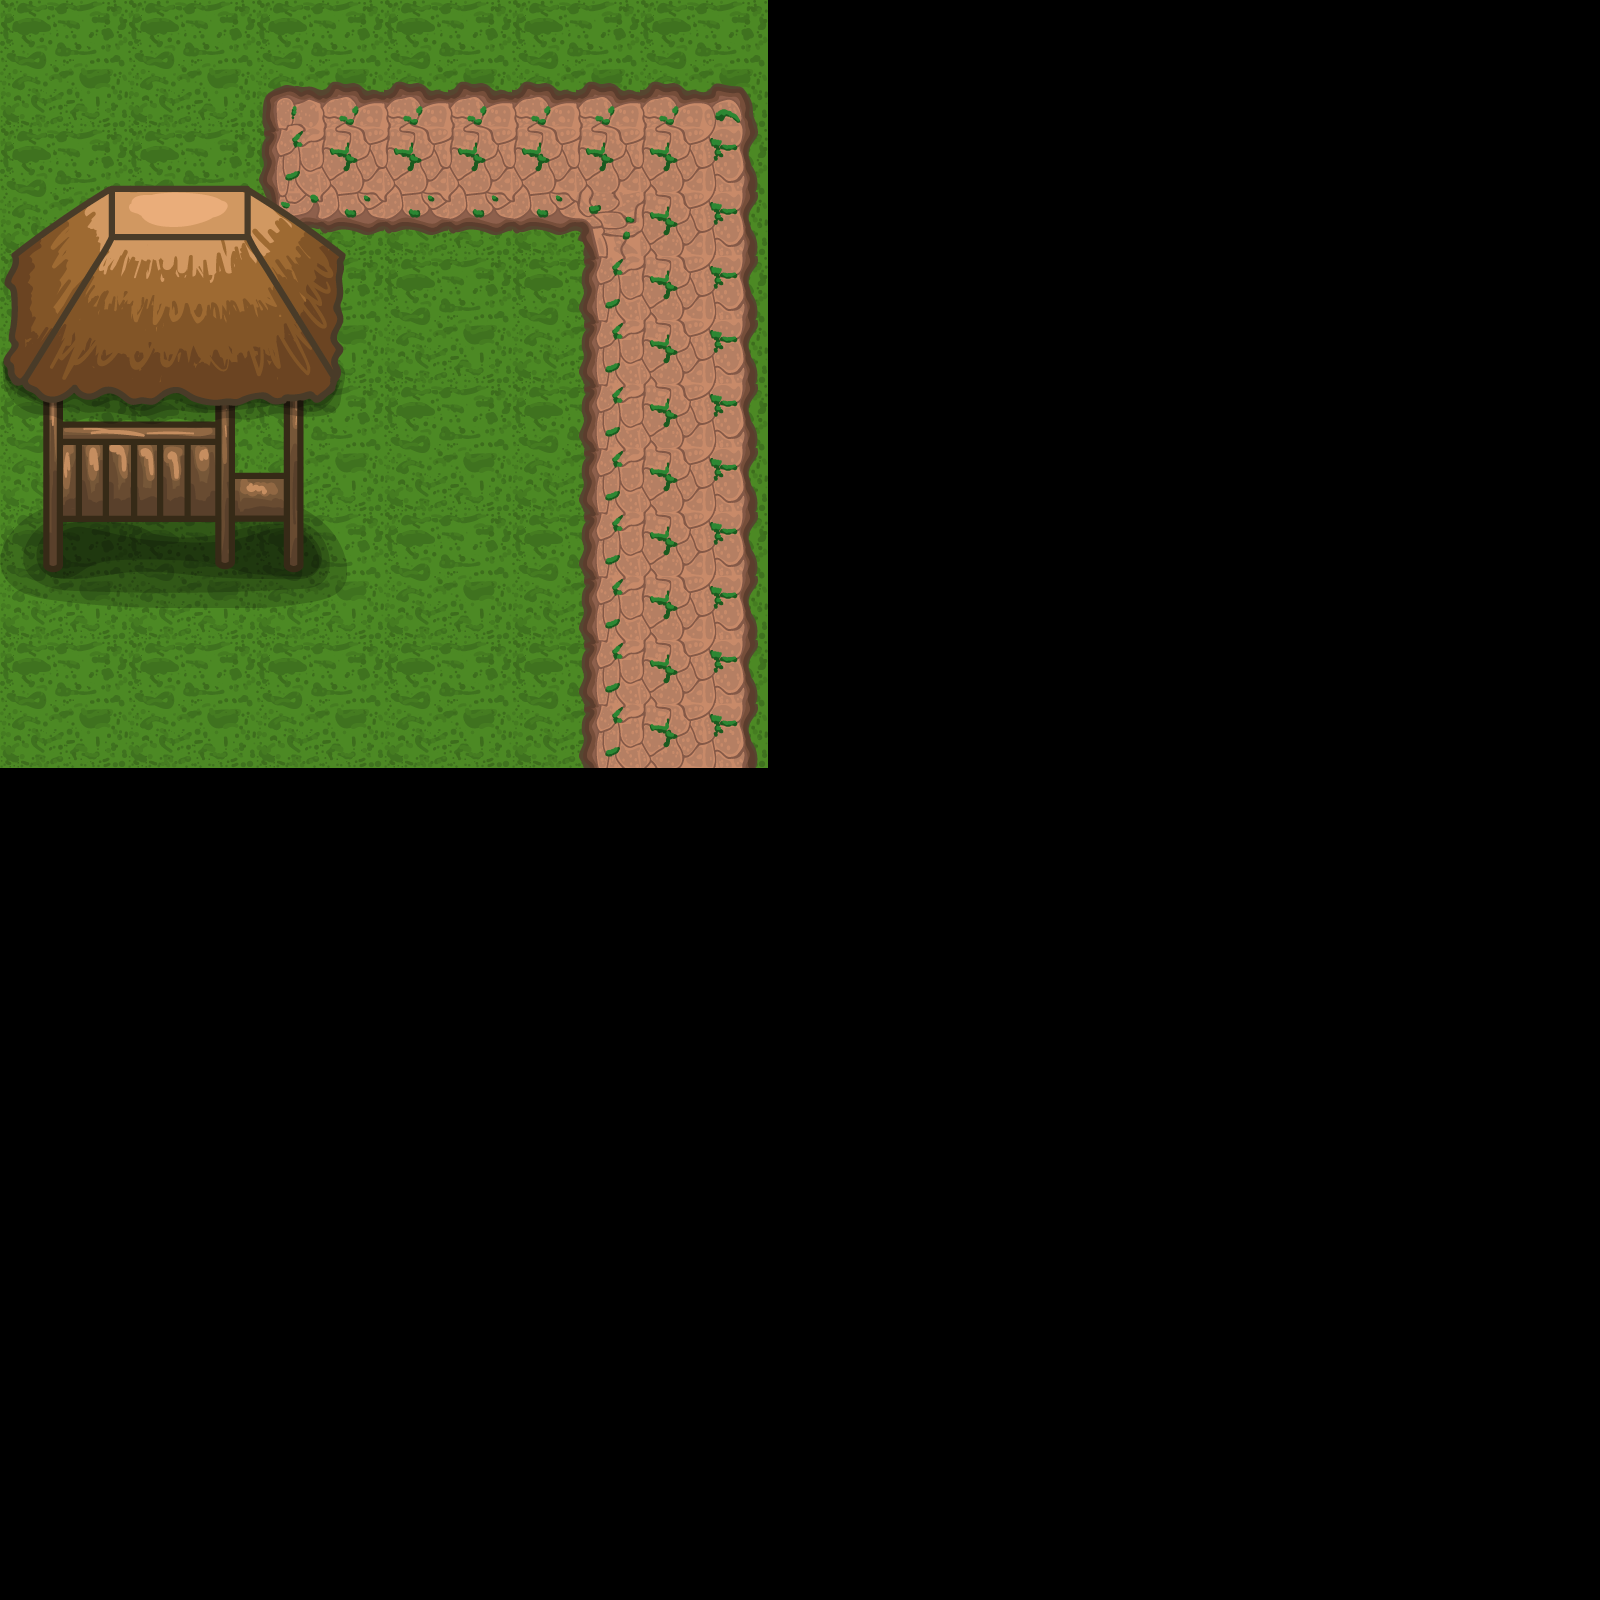

Rendered tile map (Tiled .tmx) drawn with the repository's tilesets; below, a short description and the map source with its tile grids summarised:
An orthogonal 50x50 tile map with 32x32 px tiles, 3 tile layers (Ground, Road, Building), 3 tilesets.

<map version="1.5" tiledversion="1.7.2" orientation="orthogonal" renderorder="right-down" width="50" height="50" tilewidth="32" tileheight="32" infinite="0" nextlayerid="6" nextobjectid="1">
 <tileset firstgid="1" name="Land" tilewidth="256" tileheight="256" tilecount="26" columns="0">
  <grid orientation="orthogonal" width="1" height="1" />
  <tile id="0">
   <image width="256" height="256" source="assets/land/land_1.png" />
  </tile>
  <tile id="1">
   <image width="256" height="256" source="assets/land/land_2.png" />
  </tile>
  <tile id="2">
   <image width="256" height="256" source="assets/land/land_3.png" />
  </tile>
  <tile id="3">
   <image width="256" height="256" source="assets/land/land_4.png" />
  </tile>
  <tile id="4">
   <image width="256" height="256" source="assets/land/land_5.png" />
  </tile>
  <tile id="5">
   <image width="256" height="256" source="assets/land/land_6.png" />
  </tile>
  <tile id="6">
   <image width="256" height="256" source="assets/land/land_7.png" />
  </tile>
  <tile id="7">
   <image width="256" height="256" source="assets/land/land_8.png" />
  </tile>
  <tile id="8">
   <image width="256" height="256" source="assets/land/land_9.png" />
  </tile>
  <tile id="9">
   <image width="256" height="256" source="assets/land/land_10.png" />
  </tile>
  <tile id="10">
   <image width="256" height="256" source="assets/land/land_11.png" />
  </tile>
  <tile id="11">
   <image width="256" height="256" source="assets/land/land_12.png" />
  </tile>
  <tile id="12">
   <image width="256" height="256" source="assets/land/land_13.png" />
  </tile>
  <tile id="13">
   <image width="256" height="256" source="assets/land/land_14.png" />
  </tile>
  <tile id="14">
   <image width="256" height="256" source="assets/land/land_15.png" />
  </tile>
  <tile id="15">
   <image width="256" height="256" source="assets/land/land_16.png" />
  </tile>
  <tile id="16">
   <image width="256" height="256" source="assets/land/land_17.png" />
  </tile>
  <tile id="17">
   <image width="256" height="256" source="assets/land/land_18.png" />
  </tile>
  <tile id="18">
   <image width="256" height="256" source="assets/land/land_19.png" />
  </tile>
  <tile id="19">
   <image width="256" height="256" source="assets/land/land_20.png" />
  </tile>
  <tile id="20">
   <image width="256" height="256" source="assets/land/land_21.png" />
  </tile>
  <tile id="21">
   <image width="256" height="256" source="assets/land/land_22.png" />
  </tile>
  <tile id="22">
   <image width="256" height="256" source="assets/land/land_23.png" />
  </tile>
  <tile id="23">
   <image width="256" height="256" source="assets/land/land_24.png" />
  </tile>
  <tile id="24">
   <image width="256" height="256" source="assets/land/land_25.png" />
  </tile>
  <tile id="25">
   <image width="256" height="256" source="assets/land/land_26.png" />
  </tile>
 </tileset>
 <tileset firstgid="27" name="Road" tilewidth="256" tileheight="256" tilecount="17" columns="0">
  <grid orientation="isometric" width="1" height="1" />
  <tile id="0">
   <image width="64" height="64" source="assets/road/road_1.png" />
  </tile>
  <tile id="1">
   <image width="64" height="64" source="assets/road/road_2.png" />
  </tile>
  <tile id="2">
   <image width="64" height="64" source="assets/road/road_3.png" />
  </tile>
  <tile id="3">
   <image width="64" height="64" source="assets/road/road_4.png" />
  </tile>
  <tile id="4">
   <image width="64" height="64" source="assets/road/road_5.png" />
  </tile>
  <tile id="5">
   <image width="64" height="64" source="assets/road/road_6.png" />
  </tile>
  <tile id="6">
   <image width="64" height="64" source="assets/road/road_7.png" />
  </tile>
  <tile id="7">
   <image width="64" height="64" source="assets/road/road_8.png" />
  </tile>
  <tile id="8">
   <image width="64" height="64" source="assets/road/road_9.png" />
  </tile>
  <tile id="9">
   <image width="64" height="64" source="assets/road/road_10.png" />
  </tile>
  <tile id="10">
   <image width="64" height="64" source="assets/road/road_11.png" />
  </tile>
  <tile id="11">
   <image width="64" height="64" source="assets/road/road_12.png" />
  </tile>
  <tile id="12">
   <image width="64" height="64" source="assets/road/road_13.png" />
  </tile>
  <tile id="13">
   <image width="256" height="256" source="assets/road/road_14.png" />
  </tile>
  <tile id="14">
   <image width="256" height="256" source="assets/road/road_15.png" />
  </tile>
  <tile id="15">
   <image width="256" height="256" source="assets/road/road_16.png" />
  </tile>
  <tile id="16">
   <image width="256" height="256" source="assets/road/road_17.png" />
  </tile>
 </tileset>
 <tileset firstgid="44" name="Building" tilewidth="811" tileheight="757" tilecount="10" columns="0">
  <grid orientation="orthogonal" width="1" height="1" />
  <tile id="0">
   <image width="476" height="672" source="assets/buildings/building_1/building_1.png" />
  </tile>
  <tile id="1">
   <image width="347" height="423" source="assets/buildings/building_2/building_1.png" />
  </tile>
  <tile id="2">
   <image width="404" height="410" source="assets/buildings/building_3/building_1.png" />
  </tile>
  <tile id="3">
   <image width="595" height="612" source="assets/buildings/building_4/building_1.png" />
  </tile>
  <tile id="4">
   <image width="695" height="598" source="assets/buildings/building_5/building_1.png" />
  </tile>
  <tile id="5">
   <image width="515" height="757" source="assets/buildings/building_6/building_1.png" />
  </tile>
  <tile id="6">
   <image width="515" height="675" source="assets/buildings/building_7/building_1.png" />
  </tile>
  <tile id="7">
   <image width="811" height="688" source="assets/buildings/building_8/building_1.png" />
  </tile>
  <tile id="8">
   <image width="627" height="558" source="assets/buildings/building_9/building_1.png" />
  </tile>
  <tile id="9">
   <image width="516" height="603" source="assets/buildings/building_10/building_1.png" />
  </tile>
 </tileset>
 <layer id="1" name="Ground" width="50" height="50">
  <data>[2500 cells, 9 non-empty, 1 distinct tile ids]</data>
 </layer>
 <layer id="2" name="Road" width="50" height="50">
  <data>[2500 cells, 48 non-empty, 9 distinct tile ids]</data>
 </layer>
 <layer id="4" name="Building" width="50" height="50">
  <data>[2500 cells, 1 non-empty, 1 distinct tile ids]</data>
 </layer>
 <objectgroup id="5" name="Object Layer 1" />
</map>
